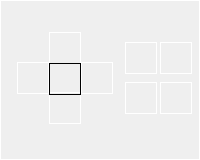
  <widget class="QFrame" name="ptzframe">
   <property name="geometry">
    <rect>
     <x>0</x>
     <y>830</y>
     <width>200</width>
     <height>160</height>
    </rect>
   </property>
   <property name="toolTip">
    <string/>
   </property>
   <property name="styleSheet">
    <string notr="true">background-image: url(:/skin/sidebar_ptz_bg.bmp);
border: 1px solid white;</string>
   </property>
   <property name="frameShape">
    <enum>QFrame::Box</enum>
   </property>
   <property name="frameShadow">
    <enum>QFrame::Raised</enum>
   </property>
   <property name="lineWidth">
    <number>1</number>
   </property>
   <widget class="QPushButton" name="ptz_up_btn">
    <property name="geometry">
     <rect>
      <x>49</x>
      <y>32</y>
      <width>32</width>
      <height>32</height>
     </rect>
    </property>
    <property name="focusPolicy">
     <enum>Qt::NoFocus</enum>
    </property>
    <property name="toolTip">
     <string>&lt;!DOCTYPE HTML PUBLIC &quot;-//W3C//DTD HTML 4.0//EN&quot; &quot;http://www.w3.org/TR/REC-html40/strict.dtd&quot;&gt;
&lt;html&gt;&lt;head&gt;&lt;meta name=&quot;qrichtext&quot; content=&quot;1&quot; /&gt;&lt;style type=&quot;text/css&quot;&gt;
p, li { white-space: pre-wrap; }
&lt;/style&gt;&lt;/head&gt;&lt;body style=&quot; font-family:'Sans'; font-size:10pt; font-weight:400; font-style:normal;&quot;&gt;
&lt;table border=&quot;0&quot; style=&quot;-qt-table-type: root; margin-top:4px; margin-bottom:4px; margin-left:4px; margin-right:4px;&quot;&gt;
&lt;tr&gt;
&lt;td style=&quot;border: none;&quot;&gt;
&lt;p style=&quot; margin-top:0px; margin-bottom:0px; margin-left:0px; margin-right:0px; -qt-block-indent:0; text-indent:0px;&quot;&gt;&lt;span style=&quot; font-size:14pt; color:#ffffff;&quot;&gt;up&lt;/span&gt;&lt;/p&gt;&lt;/td&gt;&lt;/tr&gt;&lt;/table&gt;&lt;/body&gt;&lt;/html&gt;</string>
    </property>
    <property name="text">
     <string/>
    </property>
    <property name="icon">
     <iconset resource="dvr_main.qrc">
      <normaloff>:/skin/sidebarptz_up_btn.bmp</normaloff>:/skin/sidebarptz_up_btn.bmp</iconset>
    </property>
    <property name="iconSize">
     <size>
      <width>32</width>
      <height>32</height>
     </size>
    </property>
    <property name="flat">
     <bool>false</bool>
    </property>
   </widget>
   <widget class="QPushButton" name="ptz_down_btn">
    <property name="geometry">
     <rect>
      <x>49</x>
      <y>92</y>
      <width>32</width>
      <height>32</height>
     </rect>
    </property>
    <property name="focusPolicy">
     <enum>Qt::NoFocus</enum>
    </property>
    <property name="toolTip">
     <string>&lt;!DOCTYPE HTML PUBLIC &quot;-//W3C//DTD HTML 4.0//EN&quot; &quot;http://www.w3.org/TR/REC-html40/strict.dtd&quot;&gt;
&lt;html&gt;&lt;head&gt;&lt;meta name=&quot;qrichtext&quot; content=&quot;1&quot; /&gt;&lt;style type=&quot;text/css&quot;&gt;
p, li { white-space: pre-wrap; }
&lt;/style&gt;&lt;/head&gt;&lt;body style=&quot; font-family:'Sans'; font-size:10pt; font-weight:400; font-style:normal;&quot;&gt;
&lt;table border=&quot;0&quot; style=&quot;-qt-table-type: root; margin-top:4px; margin-bottom:4px; margin-left:4px; margin-right:4px;&quot;&gt;
&lt;tr&gt;
&lt;td style=&quot;border: none;&quot;&gt;
&lt;p style=&quot; margin-top:0px; margin-bottom:0px; margin-left:0px; margin-right:0px; -qt-block-indent:0; text-indent:0px;&quot;&gt;&lt;span style=&quot; font-size:14pt; color:#ffffff;&quot;&gt;down&lt;/span&gt;&lt;/p&gt;&lt;/td&gt;&lt;/tr&gt;&lt;/table&gt;&lt;/body&gt;&lt;/html&gt;</string>
    </property>
    <property name="text">
     <string/>
    </property>
    <property name="icon">
     <iconset resource="dvr_main.qrc">
      <normaloff>:/skin/sidebarptz_down_btn.bmp</normaloff>:/skin/sidebarptz_down_btn.bmp</iconset>
    </property>
    <property name="iconSize">
     <size>
      <width>32</width>
      <height>32</height>
     </size>
    </property>
    <property name="flat">
     <bool>false</bool>
    </property>
   </widget>
   <widget class="QPushButton" name="ptz_left_btn">
    <property name="geometry">
     <rect>
      <x>17</x>
      <y>62</y>
      <width>32</width>
      <height>32</height>
     </rect>
    </property>
    <property name="focusPolicy">
     <enum>Qt::NoFocus</enum>
    </property>
    <property name="toolTip">
     <string>&lt;!DOCTYPE HTML PUBLIC &quot;-//W3C//DTD HTML 4.0//EN&quot; &quot;http://www.w3.org/TR/REC-html40/strict.dtd&quot;&gt;
&lt;html&gt;&lt;head&gt;&lt;meta name=&quot;qrichtext&quot; content=&quot;1&quot; /&gt;&lt;style type=&quot;text/css&quot;&gt;
p, li { white-space: pre-wrap; }
&lt;/style&gt;&lt;/head&gt;&lt;body style=&quot; font-family:'Sans'; font-size:10pt; font-weight:400; font-style:normal;&quot;&gt;
&lt;table border=&quot;0&quot; style=&quot;-qt-table-type: root; margin-top:4px; margin-bottom:4px; margin-left:4px; margin-right:4px;&quot;&gt;
&lt;tr&gt;
&lt;td style=&quot;border: none;&quot;&gt;
&lt;p style=&quot; margin-top:0px; margin-bottom:0px; margin-left:0px; margin-right:0px; -qt-block-indent:0; text-indent:0px;&quot;&gt;&lt;span style=&quot; font-size:14pt; color:#ffffff;&quot;&gt;left&lt;/span&gt;&lt;/p&gt;&lt;/td&gt;&lt;/tr&gt;&lt;/table&gt;&lt;/body&gt;&lt;/html&gt;</string>
    </property>
    <property name="text">
     <string/>
    </property>
    <property name="icon">
     <iconset resource="dvr_main.qrc">
      <normaloff>:/skin/sidebarptz_left_btn.bmp</normaloff>:/skin/sidebarptz_left_btn.bmp</iconset>
    </property>
    <property name="iconSize">
     <size>
      <width>32</width>
      <height>32</height>
     </size>
    </property>
    <property name="flat">
     <bool>false</bool>
    </property>
   </widget>
   <widget class="QPushButton" name="ptz_right_btn">
    <property name="geometry">
     <rect>
      <x>81</x>
      <y>62</y>
      <width>32</width>
      <height>32</height>
     </rect>
    </property>
    <property name="focusPolicy">
     <enum>Qt::NoFocus</enum>
    </property>
    <property name="toolTip">
     <string>&lt;!DOCTYPE HTML PUBLIC &quot;-//W3C//DTD HTML 4.0//EN&quot; &quot;http://www.w3.org/TR/REC-html40/strict.dtd&quot;&gt;
&lt;html&gt;&lt;head&gt;&lt;meta name=&quot;qrichtext&quot; content=&quot;1&quot; /&gt;&lt;style type=&quot;text/css&quot;&gt;
p, li { white-space: pre-wrap; }
&lt;/style&gt;&lt;/head&gt;&lt;body style=&quot; font-family:'Sans'; font-size:10pt; font-weight:400; font-style:normal;&quot;&gt;
&lt;table border=&quot;0&quot; style=&quot;-qt-table-type: root; margin-top:4px; margin-bottom:4px; margin-left:4px; margin-right:4px;&quot;&gt;
&lt;tr&gt;
&lt;td style=&quot;border: none;&quot;&gt;
&lt;p style=&quot; margin-top:0px; margin-bottom:0px; margin-left:0px; margin-right:0px; -qt-block-indent:0; text-indent:0px;&quot;&gt;&lt;span style=&quot; font-size:14pt; color:#ffffff;&quot;&gt;right&lt;/span&gt;&lt;/p&gt;&lt;/td&gt;&lt;/tr&gt;&lt;/table&gt;&lt;/body&gt;&lt;/html&gt;</string>
    </property>
    <property name="text">
     <string/>
    </property>
    <property name="icon">
     <iconset resource="dvr_main.qrc">
      <normaloff>:/skin/sidebarptz_right_btn.bmp</normaloff>:/skin/sidebarptz_right_btn.bmp</iconset>
    </property>
    <property name="iconSize">
     <size>
      <width>32</width>
      <height>32</height>
     </size>
    </property>
    <property name="flat">
     <bool>false</bool>
    </property>
   </widget>
   <widget class="QPushButton" name="ptz_zoomin_btn">
    <property name="geometry">
     <rect>
      <x>125</x>
      <y>42</y>
      <width>32</width>
      <height>32</height>
     </rect>
    </property>
    <property name="focusPolicy">
     <enum>Qt::NoFocus</enum>
    </property>
    <property name="toolTip">
     <string>&lt;!DOCTYPE HTML PUBLIC &quot;-//W3C//DTD HTML 4.0//EN&quot; &quot;http://www.w3.org/TR/REC-html40/strict.dtd&quot;&gt;
&lt;html&gt;&lt;head&gt;&lt;meta name=&quot;qrichtext&quot; content=&quot;1&quot; /&gt;&lt;style type=&quot;text/css&quot;&gt;
p, li { white-space: pre-wrap; }
&lt;/style&gt;&lt;/head&gt;&lt;body style=&quot; font-family:'Sans'; font-size:10pt; font-weight:400; font-style:normal;&quot;&gt;
&lt;table border=&quot;0&quot; style=&quot;-qt-table-type: root; margin-top:4px; margin-bottom:4px; margin-left:4px; margin-right:4px;&quot;&gt;
&lt;tr&gt;
&lt;td style=&quot;border: none;&quot;&gt;
&lt;p style=&quot; margin-top:0px; margin-bottom:0px; margin-left:0px; margin-right:0px; -qt-block-indent:0; text-indent:0px;&quot;&gt;&lt;span style=&quot; font-size:14pt; color:#ffffff;&quot;&gt;zoom in&lt;/span&gt;&lt;/p&gt;&lt;/td&gt;&lt;/tr&gt;&lt;/table&gt;&lt;/body&gt;&lt;/html&gt;</string>
    </property>
    <property name="text">
     <string/>
    </property>
    <property name="icon">
     <iconset resource="dvr_main.qrc">
      <normaloff>:/skin/sidebarptz_zoomin_btn.bmp</normaloff>:/skin/sidebarptz_zoomin_btn.bmp</iconset>
    </property>
    <property name="iconSize">
     <size>
      <width>32</width>
      <height>32</height>
     </size>
    </property>
    <property name="flat">
     <bool>false</bool>
    </property>
   </widget>
   <widget class="QPushButton" name="ptz_zoomout_btn">
    <property name="geometry">
     <rect>
      <x>160</x>
      <y>42</y>
      <width>32</width>
      <height>32</height>
     </rect>
    </property>
    <property name="focusPolicy">
     <enum>Qt::NoFocus</enum>
    </property>
    <property name="toolTip">
     <string>&lt;!DOCTYPE HTML PUBLIC &quot;-//W3C//DTD HTML 4.0//EN&quot; &quot;http://www.w3.org/TR/REC-html40/strict.dtd&quot;&gt;
&lt;html&gt;&lt;head&gt;&lt;meta name=&quot;qrichtext&quot; content=&quot;1&quot; /&gt;&lt;style type=&quot;text/css&quot;&gt;
p, li { white-space: pre-wrap; }
&lt;/style&gt;&lt;/head&gt;&lt;body style=&quot; font-family:'Sans'; font-size:10pt; font-weight:400; font-style:normal;&quot;&gt;
&lt;table border=&quot;0&quot; style=&quot;-qt-table-type: root; margin-top:4px; margin-bottom:4px; margin-left:4px; margin-right:4px;&quot;&gt;
&lt;tr&gt;
&lt;td style=&quot;border: none;&quot;&gt;
&lt;p style=&quot; margin-top:0px; margin-bottom:0px; margin-left:0px; margin-right:0px; -qt-block-indent:0; text-indent:0px;&quot;&gt;&lt;span style=&quot; font-size:14pt; color:#ffffff;&quot;&gt;zoom out&lt;/span&gt;&lt;/p&gt;&lt;/td&gt;&lt;/tr&gt;&lt;/table&gt;&lt;/body&gt;&lt;/html&gt;</string>
    </property>
    <property name="text">
     <string/>
    </property>
    <property name="icon">
     <iconset resource="dvr_main.qrc">
      <normaloff>:/skin/sidebarptz_zoomout_btn.bmp</normaloff>:/skin/sidebarptz_zoomout_btn.bmp</iconset>
    </property>
    <property name="iconSize">
     <size>
      <width>32</width>
      <height>32</height>
     </size>
    </property>
    <property name="flat">
     <bool>false</bool>
    </property>
   </widget>
   <widget class="QPushButton" name="ptz_focusin_btn">
    <property name="geometry">
     <rect>
      <x>125</x>
      <y>82</y>
      <width>32</width>
      <height>32</height>
     </rect>
    </property>
    <property name="focusPolicy">
     <enum>Qt::NoFocus</enum>
    </property>
    <property name="toolTip">
     <string>&lt;!DOCTYPE HTML PUBLIC &quot;-//W3C//DTD HTML 4.0//EN&quot; &quot;http://www.w3.org/TR/REC-html40/strict.dtd&quot;&gt;
&lt;html&gt;&lt;head&gt;&lt;meta name=&quot;qrichtext&quot; content=&quot;1&quot; /&gt;&lt;style type=&quot;text/css&quot;&gt;
p, li { white-space: pre-wrap; }
&lt;/style&gt;&lt;/head&gt;&lt;body style=&quot; font-family:'Sans'; font-size:10pt; font-weight:400; font-style:normal;&quot;&gt;
&lt;table border=&quot;0&quot; style=&quot;-qt-table-type: root; margin-top:4px; margin-bottom:4px; margin-left:4px; margin-right:4px;&quot;&gt;
&lt;tr&gt;
&lt;td style=&quot;border: none;&quot;&gt;
&lt;p style=&quot; margin-top:0px; margin-bottom:0px; margin-left:0px; margin-right:0px; -qt-block-indent:0; text-indent:0px;&quot;&gt;&lt;span style=&quot; font-size:14pt; color:#ffffff;&quot;&gt;focus in&lt;/span&gt;&lt;/p&gt;&lt;/td&gt;&lt;/tr&gt;&lt;/table&gt;&lt;/body&gt;&lt;/html&gt;</string>
    </property>
    <property name="text">
     <string/>
    </property>
    <property name="icon">
     <iconset resource="dvr_main.qrc">
      <normaloff>:/skin/sidebarptz_focusin_btn.bmp</normaloff>:/skin/sidebarptz_focusin_btn.bmp</iconset>
    </property>
    <property name="iconSize">
     <size>
      <width>32</width>
      <height>32</height>
     </size>
    </property>
    <property name="flat">
     <bool>false</bool>
    </property>
   </widget>
   <widget class="QPushButton" name="ptz_focusout_btn">
    <property name="geometry">
     <rect>
      <x>160</x>
      <y>82</y>
      <width>32</width>
      <height>32</height>
     </rect>
    </property>
    <property name="focusPolicy">
     <enum>Qt::NoFocus</enum>
    </property>
    <property name="toolTip">
     <string>&lt;!DOCTYPE HTML PUBLIC &quot;-//W3C//DTD HTML 4.0//EN&quot; &quot;http://www.w3.org/TR/REC-html40/strict.dtd&quot;&gt;
&lt;html&gt;&lt;head&gt;&lt;meta name=&quot;qrichtext&quot; content=&quot;1&quot; /&gt;&lt;style type=&quot;text/css&quot;&gt;
p, li { white-space: pre-wrap; }
&lt;/style&gt;&lt;/head&gt;&lt;body style=&quot; font-family:'Sans'; font-size:10pt; font-weight:400; font-style:normal;&quot;&gt;
&lt;table border=&quot;0&quot; style=&quot;-qt-table-type: root; margin-top:4px; margin-bottom:4px; margin-left:4px; margin-right:4px;&quot;&gt;
&lt;tr&gt;
&lt;td style=&quot;border: none;&quot;&gt;
&lt;p style=&quot; margin-top:0px; margin-bottom:0px; margin-left:0px; margin-right:0px; -qt-block-indent:0; text-indent:0px;&quot;&gt;&lt;span style=&quot; font-size:14pt; color:#ffffff;&quot;&gt;focus out&lt;/span&gt;&lt;/p&gt;&lt;/td&gt;&lt;/tr&gt;&lt;/table&gt;&lt;/body&gt;&lt;/html&gt;</string>
    </property>
    <property name="text">
     <string/>
    </property>
    <property name="icon">
     <iconset resource="dvr_main.qrc">
      <normaloff>:/skin/sidebarptz_focusout_btn.bmp</normaloff>:/skin/sidebarptz_focusout_btn.bmp</iconset>
    </property>
    <property name="iconSize">
     <size>
      <width>32</width>
      <height>32</height>
     </size>
    </property>
    <property name="flat">
     <bool>false</bool>
    </property>
   </widget>
   <widget class="QLabel" name="ptz_channel">
    <property name="geometry">
     <rect>
      <x>49</x>
      <y>63</y>
      <width>32</width>
      <height>32</height>
     </rect>
    </property>
    <property name="styleSheet">
     <string notr="true">border: 1px solid black;</string>
    </property>
    <property name="frameShape">
     <enum>QFrame::Box</enum>
    </property>
    <property name="lineWidth">
     <number>2</number>
    </property>
    <property name="text">
     <string/>
    </property>
    <property name="alignment">
     <set>Qt::AlignCenter</set>
    </property>
   </widget>
  </widget>
